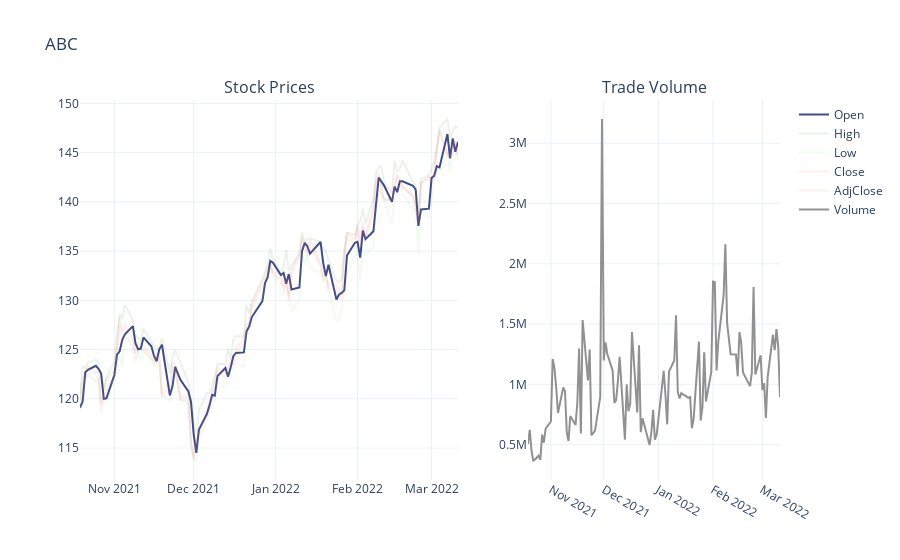

Notebook source saved alongside this figure:
### Code cell
#Plot ABC
plot_stocks(stocks_dict, 'ABC', ['Open'])
